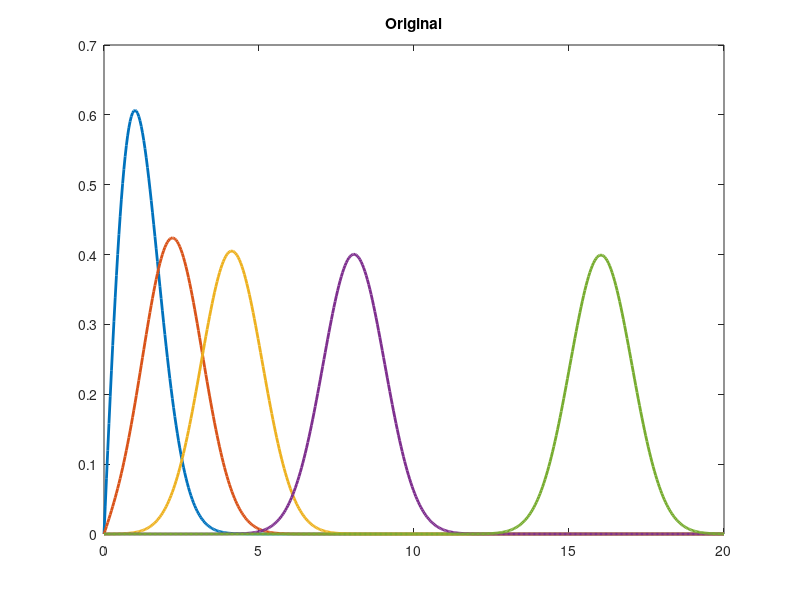
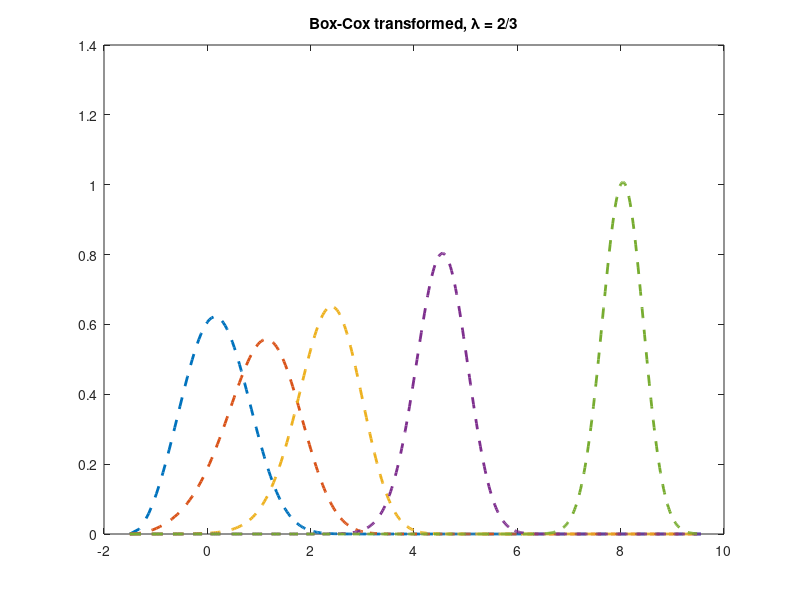

The MATLAB source for these figures, in order:
s = [0, 2, 4, 8, 16];
sigma = 1;
lambda = 2/3;

x = linspace(0, 20, 500);
y = (x.^lambda - 1)/lambda;
yinv = (lambda*y + 1).^(1/lambda);
jac = (lambda*y + 1).^(1/lambda - 1);

xpdf = zeros(length(s), length(x));
ypdf = zeros(length(s), length(y));

for i = 1:length(s)
    pd = makedist('Rician', 's', s(i), 'sigma', sigma);
    xpdf(i, :) = pd.pdf(x);
    ypdf(i, :) = pd.pdf(yinv).*jac;
end

figure(1)
plot(x, xpdf,'-', 'LineWidth', 2)
title('Original')

figure(2)
clf
plot(y, ypdf, '--', 'LineWidth', 2)
title('Box-Cox transformed, \lambda = 2/3')
